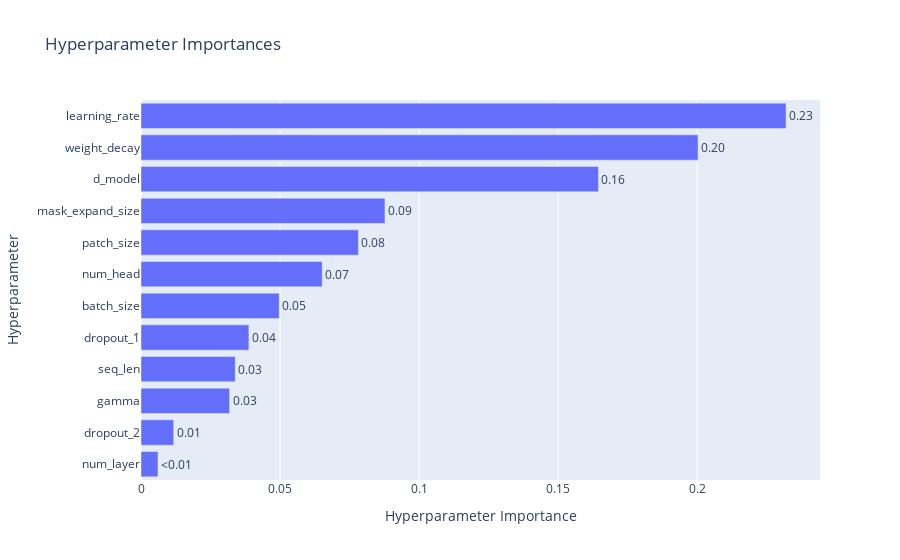

The notebook cell this image was saved under:
### Code cell
fig = optuna.visualization.plot_param_importances(study)
fig.show()

### Figure 1 — Plotly figure (JSON) as saved in the notebook; plotly's stock layout.template omitted (floating-point values rounded to 4 significant figures)
{"data": [{"cliponaxis": false, "hovertemplate": ["num_layer (CategoricalDistribution): 0.006107066399452073<extra></extra>", "dropout_2 (FloatDistribution): 0.011754709069430918<extra></extra>", "gamma (FloatDistribution): 0.03187015725493865<extra></extra>", "seq_len (IntDistribution): 0.03388839471884396<extra></extra>", "dropout_1 (FloatDistribution): 0.03879971055912634<extra></extra>", "batch_size (CategoricalDistribution): 0.049718970439967265<extra></extra>", "num_head (CategoricalDistribution): 0.0651641443557308<extra></extra>", "patch_size (IntDistribution): 0.07819237172843842<extra></extra>", "mask_expand_size (CategoricalDistribution): 0.08772726319898284<extra></extra>", "d_model (CategoricalDistribution): 0.1645028255143996<extra></extra>", "weight_decay (FloatDistribution): 0.20031635894490263<extra></extra>", "learning_rate (FloatDistribution): 0.2319580278157867<extra></extra>"], "name": "Objective Value", "orientation": "h", "text": ["<0.01", "0.01", "0.03", "0.03", "0.04", "0.05", "0.07", "0.08", "0.09", "0.16", "0.20", "0.23"], "textposition": "outside", "type": "bar", "x": [0.006107, 0.01175, 0.03187, 0.03389, 0.0388, 0.04972, 0.06516, 0.07819, 0.08773, 0.1645, 0.2003, 0.232], "y": ["num_layer", "dropout_2", "gamma", "seq_len", "dropout_1", "batch_size", "num_head", "patch_size", "mask_expand_size", "d_model", "weight_decay", "learning_rate"]}], "layout": {"title": {"text": "Hyperparameter Importances"}, "xaxis": {"title": {"text": "Hyperparameter Importance"}}, "yaxis": {"title": {"text": "Hyperparameter"}}}}
